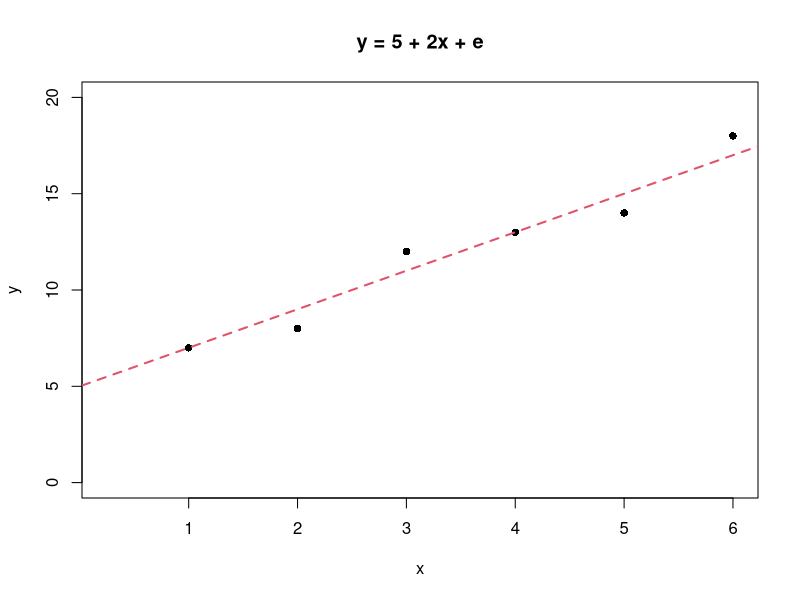
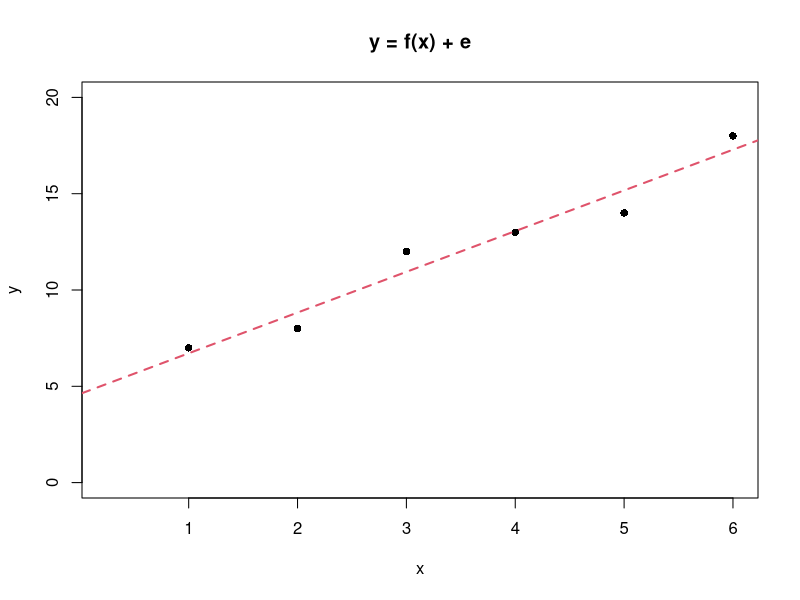

The R script that drew these images, in order:
## ---- chunk 1
x <- c(1:6)
y <- c(7, 8, 12, 13, 14, 18)
plot(x, y, pch = 16, main = "y = 5 + 2x + e", xlim = c(0.25, 6), ylim = c(0, 20))
abline(a = 5, b = 2, lwd = 2, lty = 2, col = 2)
## ---- chunk 2
x <- c(1:6)
y <- c(7, 8, 12, 13, 14, 18)
plot(x, y, pch = 16, main = "y = f(x) + e", xlim = c(0.25, 6), ylim = c(0, 20))
abline(lm(y~x), lwd = 2, lty = 2, col = 2)
